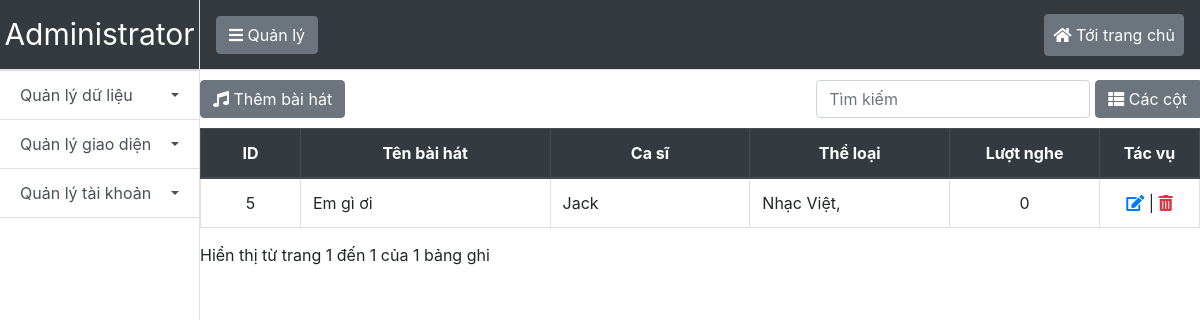
/admin/index.php?menu=musicdata (signed in), run on the app's committed database.
### tables this page shows
CREATE TABLE `music` (
  `id` int(11) NOT NULL,
  `name` varchar(1024) NOT NULL,
  `link` varchar(1024) NOT NULL,
  `lyric` text NOT NULL,
  `singer` varchar(255) NOT NULL,
  `views` int(11) NOT NULL DEFAULT 0,
  `image` varchar(1024) NOT NULL
);

CREATE TABLE `categories_music` (
  `id_music` int(11) NOT NULL,
  `id_category` char(255) NOT NULL
);

CREATE TABLE `categories` (
  `id` char(255) NOT NULL,
  `name` varchar(255) NOT NULL
);

### admin/system/database.php (called while the page is built, shortened)
<?php
    require_once("connect.php");
function GetAllMusic() {
    global $conn;
    $sql = "SELECT * FROM music";
    $result = mysqli_query($conn,$sql);
    return $result;
}
function GetAllCategoryOfMusic($id_music) {
    global $conn;
    $sql = "SELECT * FROM categories_music WHERE id_music = '$id_music'";
    $result = mysqli_query($conn,$sql);
    return $result;
}
function GetNameCategory($id) {
    global $conn;
    $sql = "SELECT name FROM categories WHERE id='$id'";
    $result = mysqli_query($conn,$sql);
    $name = mysqli_fetch_assoc($result);
    return $name["name"];
}
?>

### admin/musicdata.php (the view, shortened to what this page needs)
<?php
    require_once("system/database.php");
?>
<div class="container">
    <div class="row">
        <div class="table-responsive">
            <div id="toolbar">
                <div class="form-inline" role="form">
                    <div class="form-group">
                            <a href="index.php?menu=addmusic"><button class="btn btn-secondary"><i class="fas fa-music"></i> Thêm bài hát</button></a>
                    </div>
                </div>
            </div>
            <table
                data-classes="table table-bordered table-hover"
                data-toggle="table"
                data-locale="vi-VN"
                data-search="true"
                data-show-columns = "true"
                data-button-icon = "true"
                data-show-button-text="true"
                data-pagination = "true"
                data-show-extended-pagination="true"
                data-pagination-loop="false"
                data-page-list = "[10, 25, 50, 100, All]"
                data-toolbar="#toolbar"
            >
                <thead class="thead-dark">
                    <tr>
                        <th class="text-center" data-field="id" data-width="100">ID</th>
                        <th class="text-center" data-field="name" data-width="250">Tên bài hát</th>
                        <th class="text-center" data-field="singer" data-width="200">Ca sĩ</th>
                        <th class="text-center" data-field="category" data-width="200">Thể loại</th>
                        <th class="text-center" data-field="views" data-width="150">Lượt nghe</th>
                        <th class="text-center" data-field="action" data-width="100">Tác vụ</th>
                    </tr>
                </thead>
                <tbody>
                <?php
                $result = GetAllMusic();
                while ($music = mysqli_fetch_assoc($result)) {
                ?>
                    <tr>
                        <td class="text-center"><?php echo $music["id"]?></td>
                        <td class="text-left"><?php echo $music["name"]?></td>
                        <td class="text-left"><?php echo $music["singer"]?></td>
                        <td class="text-left">
                            <?php
                            $categories = GetAllCategoryOfMusic($music["id"]);
                            while ($category = mysqli_fetch_assoc($categories)) {
                                echo GetNameCategory($category["id_category"]) . ", ";
                            }
                            ?>
                        </td>
                        <td class="text-center"><?php echo $music["views"]?></td>
                        <td class="text-center"><a href="index.php?menu=editmusic&id=<?php echo $music["id"]?>"><i class="fas fa-edit"></i></a> | <a href="system/music.php?removeMusic=<?php echo $music["id"]?>"><i class="fas fa-trash-alt text-danger"></i></a></td>
                    </tr>
                <?php
                }
                ?>
                </tbody>
            </table>
        </div>
    </div>
</div>

### data on the page
music: id "5", name "Em gì ơi", singer "Jack", views "0"
categories_music: id_category.name "Nhạc Việt"
